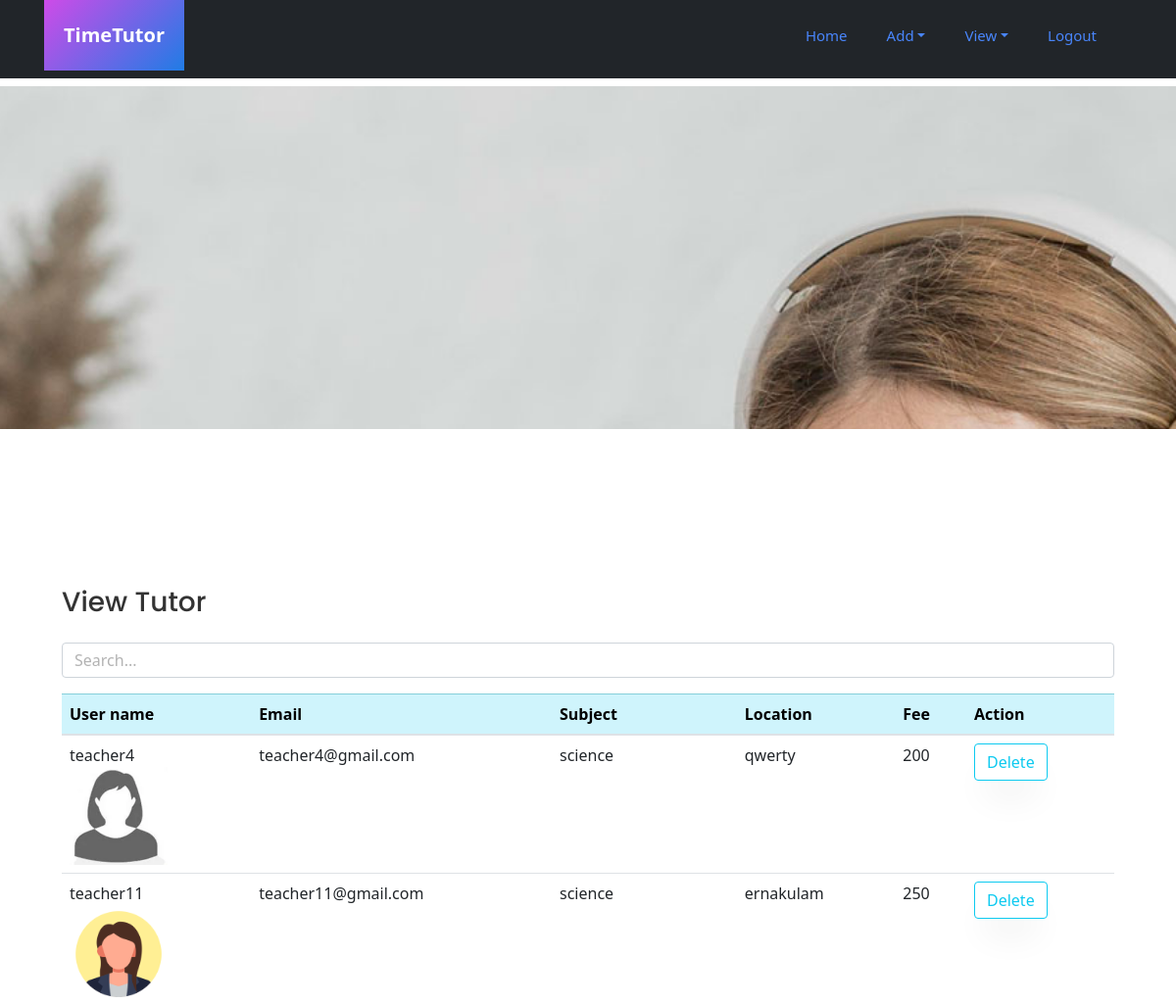
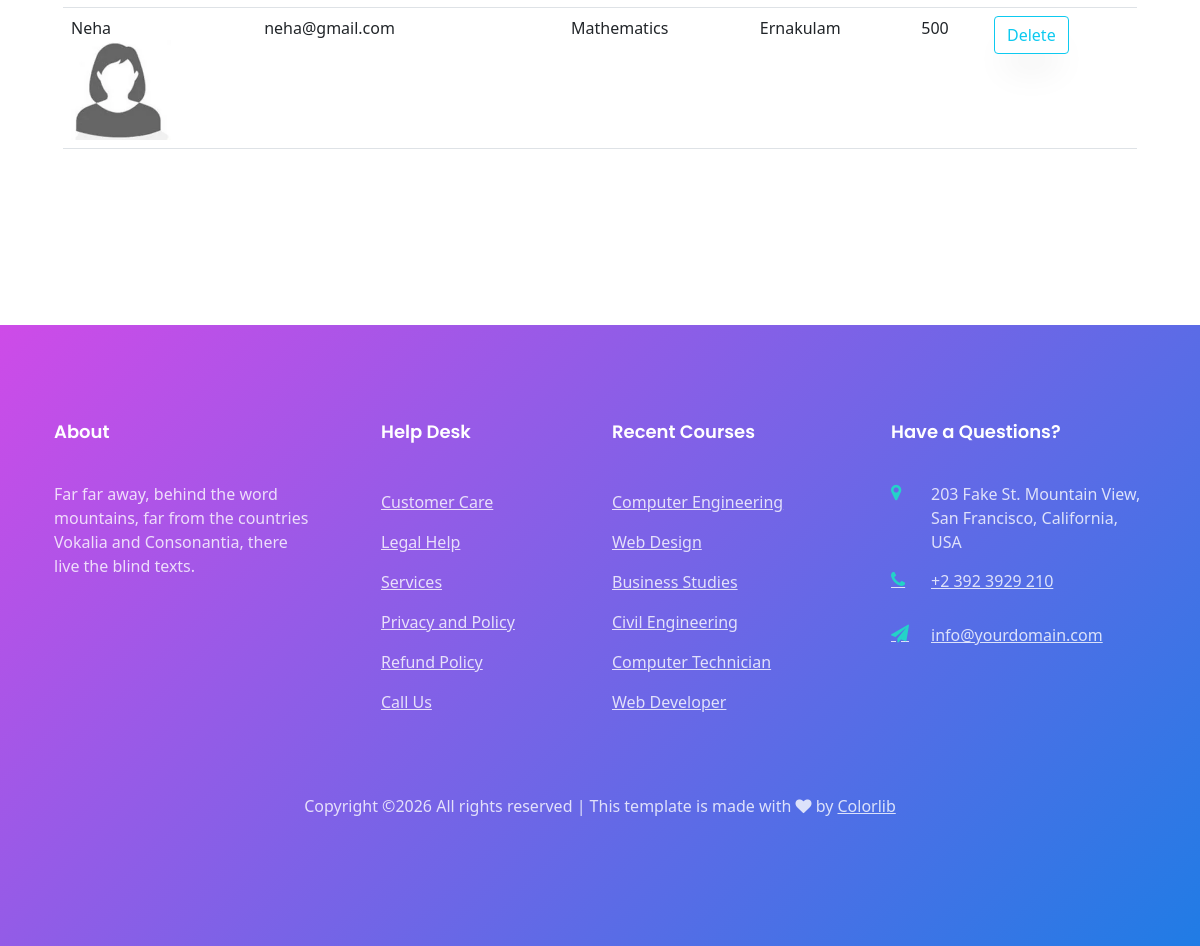
Screenshot of /viewtutorad/ with the database file from the repository (2 pictures, top to bottom).
### app/models.py (models this page shows)
class Teacher3(models.Model):
    teacher= models.ForeignKey(Login,on_delete=models.CASCADE,null=True)
    username5=models.CharField(max_length=20)
    email5=models.EmailField()
    image5=models.ImageField(upload_to="image",null=True)
    password5=models.CharField(max_length=20)
    subject5 = models.CharField(max_length=200)
    location5 = models.CharField(max_length=100)
    status=models.CharField(max_length=20,default='pending')
    fee = models.IntegerField(null=True)
    reviews_count = models.IntegerField(default=0,null=True)
    average_rating=models.IntegerField(default=0,null=True)

### app/views.py (the view)
# urls.py: path('viewtutorad/',views.viewtutor_ad),
def viewtutor_ad(request):
    data=Teacher3.objects.all()
    return render(request,"Admin/viewtutor_ad.html",{"data":data})

### templates/Admin/viewtutor_ad.html (shortened to what this page needs)
{% extends 'Admin/common_ad.html' %}
{% load static %}
{% block content %}
	<section class="hero-wrap" style="background-image: url('../static/images/bg_2.jpg');height: 350px;">
		<div class="container">
			<div class="row no-gutters slider-text align-items-end justify-content-center">
				<div class="col-md-9 ftco-animate pb-5 text-center">
				</div>
			</div>
		</div>
	</section>
	<link rel="stylesheet" href="https://cdn.jsdelivr.net/npm/bootstrap@5.2.3/dist/css/bootstrap.min.css"
>
<link rel="stylesheet" href="https://stackpath.bootstrapcdn.com/bootstrap/5.0.0/css/bootstrap.min.css">
	<section class="ftco-section">
							<div class="col-lg-12 col-md-7 order-md-last d-flex align-items-stretch">
								<div class="contact-wrap w-100 p-md-5 p-4">
									<h3 class="mb-4">View Tutor</h3>
									<input type="text" id="searchInput" class="form-control mb-3" placeholder="Search...">
									<table class="table table-hover" cellspacing="2" cellpadding="2">
                                        <thread>
                                          <tr class="table-info">
                                            <th scope="col">User name</th>
                                            <th scope="col">Email</th>
                                            <th scope="col">Subject</th>
                                            <th scope="col">Location</th>
											                      <th scope="col">Fee</th>
                                            <th scope="col">Action</th>
                                          </tr>
                                        </thread>
                                        <tbody id="tableBody">
											                    {% for i in data %}
                                          <tr id="row{{ forloop.counter }}">
                                            <td>{{i.username5}}<br><img src="../static/media/{{i.image5}}" style="width: 100px;" alt="image"></td>
                                            <td>{{i.email5}}</td>
                                            <td>{{i.subject5}}</td>
                                            <td>{{i.location5}}</td>
											                      <td>{{i.fee}}</td>
                                            <td>
                                              <a href="/deletetutor?id={{i.id}}"><button type="button" class="btn btn-outline-info">Delete</button></a>
                                            </td>
                                          </tr>
                                          {% endfor %}
                                        </tbody>
                                      </table>
								</div>
							</div>
	</section>
	{% endblock %}

### rows the page displays
Teacher3: username5 "teacher4", image5 (placeholder picture), email5 "teacher4@gmail.com", subject5 "science", location5 "qwerty", fee "200"
Teacher3: username5 "teacher11", image5 (picture), email5 "teacher11@gmail.com", subject5 "science", location5 "ernakulam", fee "250"
Teacher3: username5 "Neha", image5 (placeholder picture), email5 "neha@gmail.com", subject5 "Mathematics", location5 "Ernakulam", fee "500"
